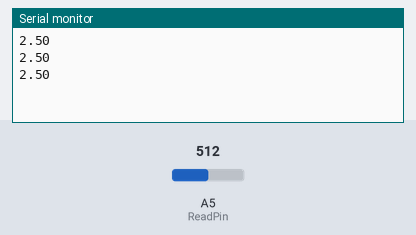
A sketch run on a simulated Arduino Uno, built with avr-gcc and run on an emulated ATmega328P. Parts: the last lines printed to the serial monitor. The test bench sets the inputs (shaded band); at power-on: A5 (ReadPin) = 512.

Above: at 1.3 s.
1.4 s: A5 (ReadPin) set to 716
At 1.9 s:
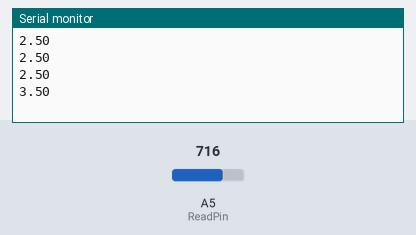
2.9 s: A5 (ReadPin) set to 900
At 3.4 s:
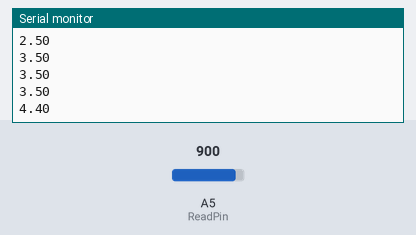
Timing chart, 0 to 5.9 s (numbered marks = the images above; inputs shaded):
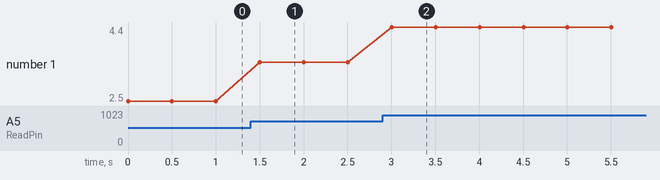

Measured:
- after the input at 1.4 s, the serial monitor: prints a new line after 0.10 s (image 1)
- after the input at 2.9 s, the serial monitor: prints a new line after 0.10 s (image 2)
- plotted number 1: 2.5 → 3.5 after the input at 1.4 s, 3.5 → 4.4 after the input at 2.9 s

The sketch:

sketch.ino
```cpp
int ReadPin = A5;
float calcVal = 0.0;

void setup() {
  pinMode(ReadPin, INPUT);
  Serial.begin(9600);
}

void loop() {
  calcVal = (5./1023.) * (analogRead(ReadPin));
  Serial.println(calcVal);
  delay(500);
}
```
